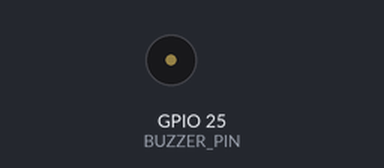
Recording of a sketch running on a simulated ESP32. Parts: buzzer (waves = sounding, pin HIGH).

Above: at 1.0 s.
At 3.0 s:
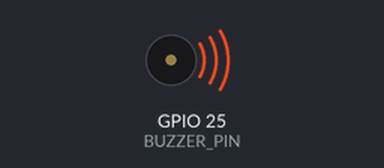
Timing chart, 0 to 5.2 s (numbered marks = the images above):
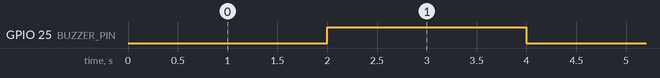

Measured:
- by itself, GPIO 25 (BUZZER_PIN): alternates HIGH for 2.0 s and LOW for 2.0 s

The sketch:

TestAlerts.ino
```cpp
#include "AlertManager.h"
#include "types.h"

void setup() {
  alertManager.begin();
}

void loop() {
  alertManager.applyState(ESTADO_NORMAL);
  delay(2000);

  alertManager.applyState(ESTADO_PELIGRO);
  delay(2000);
}
```

AlertManager.cpp
```cpp
#include "AlertManager.h"
#include "config.h"

AlertManager alertManager;

void AlertManager::begin() {
  pinMode(BUZZER_PIN, OUTPUT);
  pinMode(LED_ROJO_PIN, OUTPUT);

  digitalWrite(BUZZER_PIN, LOW);
  digitalWrite(LED_ROJO_PIN, LOW);
}

void AlertManager::applyState(EstadoTemperatura estado) {
  bool active = estado == ESTADO_PELIGRO;

  digitalWrite(BUZZER_PIN, active ? HIGH : LOW);
  digitalWrite(LED_ROJO_PIN, active ? HIGH : LOW);
}
```

AlertManager.h
```cpp
#pragma once
#include <Arduino.h>
#include "types.h"

class AlertManager {
public:
  void begin();
  void applyState(EstadoTemperatura estado);
};

extern AlertManager alertManager;
```

types.h
```cpp
#pragma once
#include <Arduino.h>

enum EstadoTemperatura : uint8_t {
  ESTADO_NORMAL = 1,
  ESTADO_ALERTA = 2,
  ESTADO_PELIGRO = 3
};

enum TipoRfid : uint8_t {
  RFID_NINGUNO = 0,
  RFID_CARGA = 1,
  RFID_DESCARGA = 2
};

struct TemperatureSample {
  float value;
  char timestamp[20];
};

struct RfidEvent {
  bool valid;
  TipoRfid tipo;
  byte uid[4];
};

struct PendingRecord {
  uint8_t used;
  uint8_t kind;   // 1 temp, 2 rfid
  uint8_t estado;
  uint8_t rfidTipo;
  float temperature;
  char timestamp[20];
  byte uid[4];
};
```

config.h
```cpp
#pragma once

#define WIFI_SSID "REPLACE_WITH_YOUR_SSID"
#define WIFI_PASSWORD "REPLACE_WITH_YOUR_PASSWORD"

#define SERVER_URL "https://tempsegura.net/ProyectoFinal/Backend/controllers/Registrar.php"
#define CONFIG_URL "https://tempsegura.net/ProyectoFinal/Backend/controllers/Config.php"

#define USER_ID "99999"
#define USER_PASS "12345"

#define PHONE_NUMBER "+542613638639"

// Ajustar pines segun tu placa ESP32.
#define ONE_WIRE_BUS 26

#define BUZZER_PIN 25
#define LED_ROJO_PIN 25

#define DISPLAY_CLK 22
#define DISPLAY_DIO 21

#define SIM800_RX 17
#define SIM800_TX 16

#define RFID_SS1_CARGA 5
#define RFID_SS2_DESCARGA 4
#define RFID1_RST 14
#define RFID2_RST 27

#define TEMP_SENTINEL 128.8f
#define MAX_SAMPLES 6

#define DEFAULT_UMBRAL_SUP 8
#define DEFAULT_UMBRAL_INF 2

#define EEPROM_SIZE 4096
#define STORAGE_MAX_RECORDS 24
```
